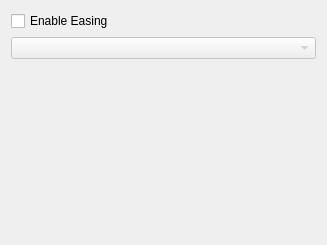
<?xml version="1.0" encoding="UTF-8"?>
<ui version="4.0">
 <class>Form</class>
 <widget class="QWidget" name="Form">
  <property name="geometry">
   <rect>
    <x>0</x>
    <y>0</y>
    <width>327</width>
    <height>245</height>
   </rect>
  </property>
  <property name="windowTitle">
   <string>Form</string>
  </property>
  <layout class="QGridLayout" name="gridLayout">
   <item row="0" column="0">
    <widget class="QCheckBox" name="enable_easing">
     <property name="text">
      <string>Enable Easing</string>
     </property>
    </widget>
   </item>
   <item row="1" column="0">
    <widget class="QComboBox" name="easing_combo">
     <property name="enabled">
      <bool>false</bool>
     </property>
     <property name="toolTip">
      <string>The pan easing will determine the motion 
characteristics of the camera on the Y axis 
as it flies across the scene.</string>
     </property>
    </widget>
   </item>
   <item row="2" column="0">
    <widget class="QWidget" name="easing_preview" native="true">
     <property name="minimumSize">
      <size>
       <width>250</width>
       <height>150</height>
      </size>
     </property>
    </widget>
   </item>
  </layout>
 </widget>
 <resources/>
 <connections/>
</ui>
